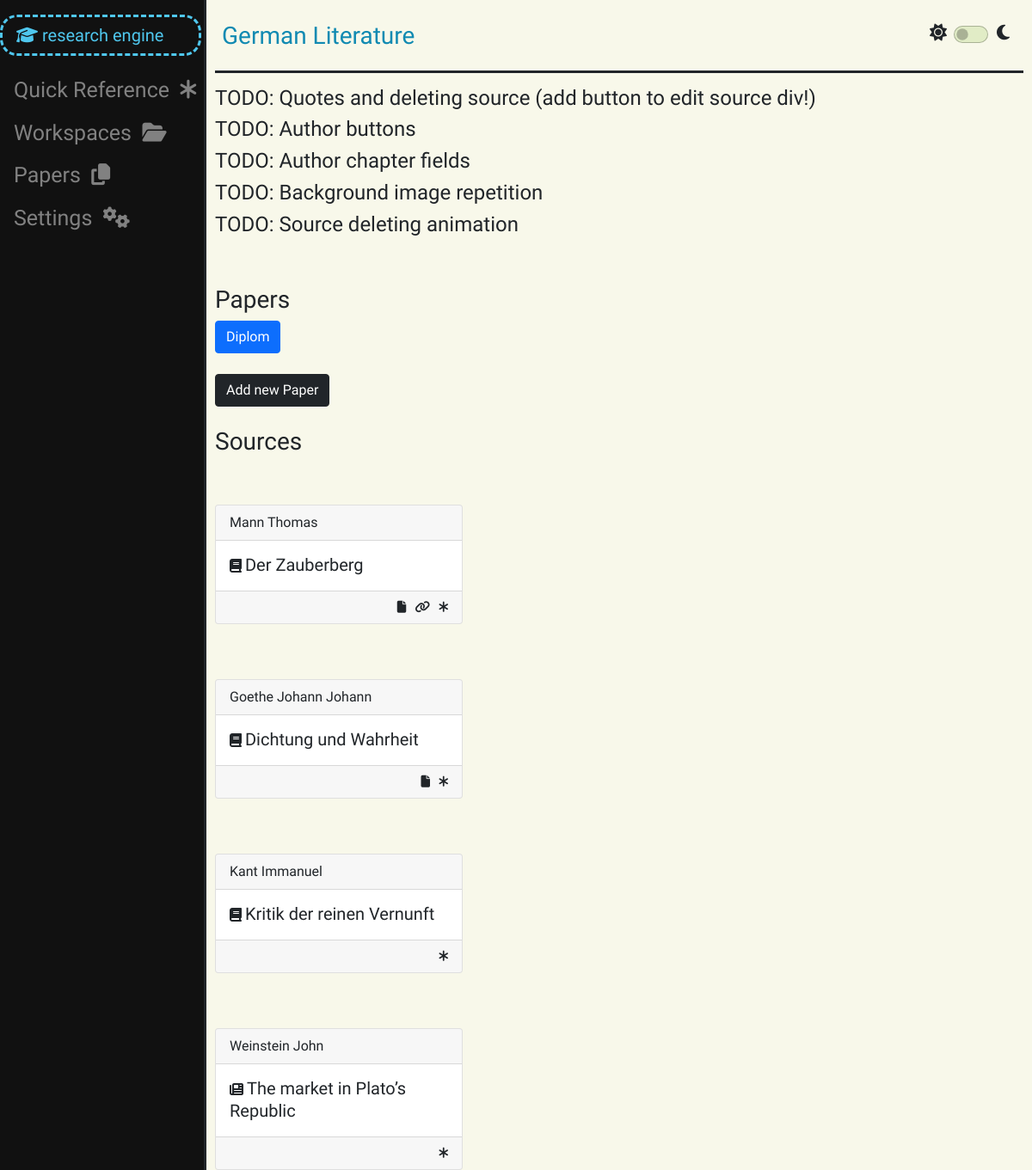
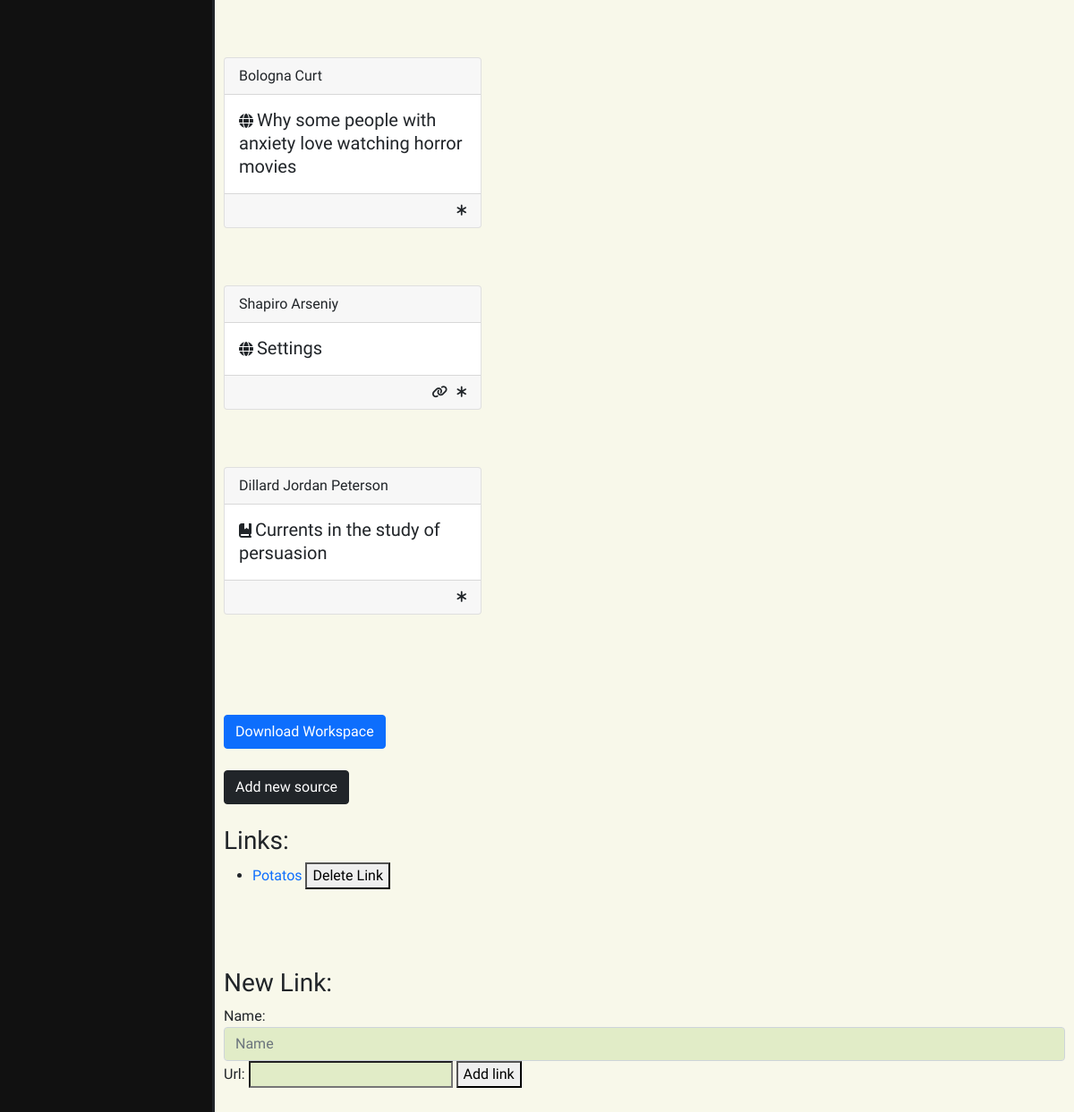
/work_space/31 (signed in), run on the app's committed database (2 pictures, top to bottom).
### work_space/models.py (models this page shows, shortened)
class WorkSpace(models.Model):
    owner = models.ForeignKey(User, on_delete=models.CASCADE, related_name="work_spaces")
    guests = models.ManyToManyField(User, related_name="guest_work_spaces")
    title = models.CharField(max_length=50)
    archived = models.BooleanField(default=False)
    def __str__(self):
        return self.title

class Link(models.Model):
    work_space = models.ForeignKey(WorkSpace, on_delete=models.CASCADE, related_name="links")
    name = models.CharField(max_length=50)
    url = models.URLField()
    def __str__(self):
        return self.name

### paper_work/models.py (models this page shows, shortened)
class Paper(models.Model):
    work_space = models.ForeignKey(WorkSpace, on_delete=models.CASCADE, related_name="papers")
    user = models.ForeignKey(User, on_delete=models.CASCADE, related_name="papers")
    title = models.CharField(max_length=50, unique=True)
    sources = models.ManyToManyField(Source, related_name="papers")
    archived = models.BooleanField(default=False)
    def __str__(self):
        return self.title

### bookshelf/models.py (models this page shows, shortened)
class Source(models.Model):
    real_type = models.ForeignKey(ContentType, editable=False, on_delete=models.CASCADE)
    work_space = models.ForeignKey(WorkSpace, on_delete=models.CASCADE, related_name="sources")
    user = models.ForeignKey(User, on_delete=models.CASCADE, related_name="sources")
    title = models.CharField(max_length=100)
    author = models.CharField(max_length=70, blank=True)
    year = models.CharField(max_length=4, blank=True)
    link = models.URLField(max_length=40, blank=True)
    has_file = models.BooleanField(default=False)
    def cast(self):
        return self.real_type.get_object_for_this_type(pk=self.pk)
    def get_file(self) -> SourceFile | None:
        try:
            return SourceFile.objects.get(source=self)
        except ObjectDoesNotExist:
            return None

### work_space/views.py (the view)
# urls.py: path("work_space/<int:space_id>", views.work_space_view, name="space_view"),
@login_required
def work_space_view(request, space_id):
    space = check_work_space(space_id, request.user)
    sources = get_work_space_sources(space)
    if request.user == space.owner:
        user_status = "owner"
    else:
        user_status = "guest"
    work_space_data = {
        "space": space,
        "space_papers": space.papers.filter(archived=False),
        "sources": sources,
        "number_of_sources": len(sources),
        "links": space.links.all(),
        "new_paper_form": NewPaperForm(),
        "book_form": BookForm(),
        "article_form": ArticleForm(),
        "chapter_form": ChapterForm(),
        "webpage_form": WebpageForm(),
        "link_form": NewLinkForm(),
        "rename_form": RenameSpaceForm().set_initial(space),
        "work_spaces": get_user_work_spaces(request.user),
        "papers": get_user_papers(request.user),
        "user_status": user_status,
    }
    return render(request, "work_space.html", work_space_data)

### paper_work/forms.py (shortened to what this page needs)
class NewPaperForm(forms.Form):
    title = forms.CharField(widget=forms.TextInput(attrs={
        "type": "text",
        "id": "title-field",
        "class": CLASS_,
        "autocomplete": "off",
        "placeholder": "Paper title"})
    )

### bookshelf/forms.py
class BookForm(CommonFields):
    source_type = SourceTypes.book
    title = forms.CharField(widget=forms.TextInput(attrs={
        "type": "text",
        "id": "title-field",
        "class": CLASS_,
        "autocomplete": "off",
        "placeholder": "Book title"})
    )
    publishing_house = forms.CharField(widget=forms.TextInput(attrs={
        "type": "text",
        "id": "publishing-house-field",
        "class": CLASS_,
        "autocomplete": "off",
        "placeholder": "Publishing House"})
    )
    year = forms.IntegerField(widget=forms.NumberInput(attrs={
        "type": "number",
        "id": "book-year-field",
        "class": CLASS_,
        "autocomplete": "off",
        "placeholder": "Publishing year"})
    )

### bookshelf/source_showcase.py (called while the page is built)
def get_work_space_sources(space: WorkSpace) -> list:
    sources: list = []
    for source in space.sources.all():
        source: Source
        source_dict: dict = model_to_dict(source)
        source_dict["type"] = get_source_type(source)
        if source.has_file:
            source_dict["file_id"] = source.get_file().pk
        else:
            source_dict["file_id"] = None
        if source.quotes.all():
            source_dict["has_quotes"] = True
        else:
            source_dict["has_quotes"] = False
        sources.append(source_dict)
    return sources

def get_source_type(source: Source) -> str:
    source_type = source.cast()
    match source_type:
        case Book():
            return "book"
        case Article():
            return"article"
        case Chapter():
            return "chapter"
        case Webpage():
            return "webpage"

### user_management/helpers.py (called while the page is built)
def get_user_work_spaces(user: User, archived=False) -> list:
    return list(user.work_spaces.filter(archived=archived)) + list(user.guest_work_spaces.filter(archived=archived))

def get_user_papers(user: User, archived=False):
    return user.papers.filter(archived=archived)

### utils/verification.py (called while the page is built)
def check_work_space(space_id: int, user: User) -> WorkSpace | Http404 | PermissionDenied:
    try:
        space = WorkSpace.objects.get(pk=space_id)
    except ObjectDoesNotExist:
        raise Http404
    else:
        if space.owner != user and user not in space.guests.all():
            raise PermissionDenied
    return space

### templates/work_space.html (shortened to what this page needs)
{% extends "layout.html" %}
{% load static %}
{% block header %}
   {{ space }}
{% endblock %}
{% block body %}
    <h4>TODO: Quotes and deleting source (add button to edit source div!)</h4>
    <h4>TODO: Author buttons</h4>
    <h4>TODO: Author chapter fields</h4>
    <h4>TODO: Background image repetition</h4>
    <h4>TODO: Source deleting animation</h4>
    <br><br>
    <h3>Papers</h3>
    {% for paper in space_papers %}
        <button type="button" class="btn btn-primary">
            <a style="color: white;" href="{% url 'paper_work:paper_space' paper.pk %}">
                {{ paper }}
            </a>
        </button>
    {% endfor %}
    <br><br>
    <button class="btn btn-dark" onclick="show_new_paper_form('{{ space.pk }}')" >Add new Paper</button>
    <br><br>
    <h3>Sources</h3>
    <br><br>
    {% for source in sources %}
        <div onclick="load_and_show_source_space('{{ source.id }}')" id="source-card-{{ source.id }}" class="card text-bg-dark mb-3 pointy-cursor" style="max-width: 18rem;"  data-bs-toggle="modal" data-bs-target="#source-space-modal-{{ source.id }}">
            <div class="card-header">{{ source.author }}</div>
            <div class="card-body">
                {% if source.type == 'book' %}
                    <span><i class="fa-solid fa-book"></i></span>
                {% elif source.type == 'article' %}
                    <span><i class="fa-solid fa-newspaper"></i></span>
                {% elif source.type == 'chapter' %}
                    <span><i class="fa-solid fa-book-bookmark"></i></span>
                {% elif source.type == 'webpage' %}
                    <span><i class="fa-solid fa-globe"></i></span>
                {% endif %}
                <h5 class="card-title source-button">{{ source.title }}</h5>
            </div>
            <div class="card-footer source-card-footer">
                <small class="text-body-secondary source-incons-div">
                    <div class="source-icons">
                        {% if source.has_file %}
                            <div class="source-icon">
                                <i class="fa-solid fa-file"></i>
                            </div>
                        {% endif %}
                        {% if source.link %}
                            <div class="source-icon">
                                <i class="fa-solid fa-link"></i>
                            </div>
                        {% endif %}
                        <div class="source-icon">
                            <i class="fa-solid fa-asterisk"></i>
                        </div>
                    </div>
                </small>
            </div>
        </div>
        <br><br>
    {% endfor %}
    <br><br>
    <button class="btn btn-primary" type="button" data-bs-toggle="collapse" data-bs-target="#download-work-space" aria-expanded="false" aria-controls="download-work-space">
        Download Workspace
    </button>
    <br><br>
    <button type="button" class="btn btn-dark" data-bs-toggle="modal" data-bs-target="#new-source">
        Add new source
    </button>
    <br><br>
    <h3>Links:</h3>
    <ul>
        {% for link in links %}
            <div id="link_{{ link.pk }}">
                <li>
                    <a href="{{ link.url }}">{{ link }}</a>
                    <button onclick="delete_link('{{ link.pk }}')" type="button">Delete Link</button>
                </li>
            </div>
        {% endfor %}
    </ul><br><br><br>
    <h3>New Link:</h3>
    <form action="{% url 'work_space:add_link' space.pk %}" method="post" id="link_form">
        {{ link_form }}
        <button>Add link</button>
    </form>
    <br><br><br>
{% endblock %}

### templates/layout.html (shortened to what this page needs)
{% load static %}
<!DOCTYPE html>
<html lang="en">
    <head>
        <link href="{% static 'css/styles.css' %}" rel="stylesheet">
        <link href="https://cdn.jsdelivr.net/npm/bootstrap@5.1.3/dist/css/bootstrap.min.css" rel="stylesheet">
    </head>
    <body>
        <div class="sidenav">
            <div id="re">
                {% if user.is_authenticated %}
                    <div id="re-main-button" class="pointy-cursor" onclick="openNav()">
                        <i class="fa-solid fa-graduation-cap"></i>
                        research engine
                    </div>
                {% else %}
                    <div id="re-main-button">
                        <i class="fa-solid fa-graduation-cap"></i>
                        research engine
                    </div>
                {% endif %}
            </div>
            <div id="sidenav-closed-view">
                <a href="{% url 'website:lobby' %}">Quick Reference&nbsp;&nbsp;<i class="fa-solid fa-asterisk"></i></a>
                {% if user.is_authenticated %}
                    <div>
                        {% if work_spaces %}
                            <a onclick="dropdown_spaces()" class="dropbtn">Workspaces&nbsp;&nbsp;<i class="fa-solid fa-folder-open"></i></a>
                        {% endif %}
                        {% if papers %}
                            <a onclick="dropdown_papers()" class="dropbtn pointy-cursor">Papers&nbsp;&nbsp;<i class="fa-solid fa-copy"></i></a>
                        {% endif %}
                    </div>
                    <a href="{% url 'website:account_settings' %}">Settings&nbsp;&nbsp;<i class="fa-solid fa-gears"></i></a>
                {% endif %}
            </div>
        </div>
        <main class="main">
            {% block headless %}
                <div id="header">
                    <h3 id="header-text">{% block header %}R.E.{% endblock %}</h3>
                    <div id="switch">
                        <i class="fa-solid fa-sun sun-moon"></i>
                        <div class="form-check form-switch">
                            <input onclick="dark_mode_toggle()" class="form-check-input" type="checkbox" role="switch" id="flexSwitchCheckDefault">
                        </div>
                        <i class="fa-sharp fa-solid fa-moon sun-moon" id="test"></i>
                    </div>
                </div>
                <div>
                    {% block body %}{% endblock %}
                </div>
            {% endblock %}
        </main>
    </body>
</html>

### static/css/styles.css (style rules this page uses)
.sidenav { height: 100%; width: 240px; position: fixed; z-index: 1; top: 0; left: 0; background-color: #111; overflow-x: hidden; transition: 0.5s; padding-top: 15px; border-right: solid; }
.sidenav a { padding: 6px 8px 6px 16px; text-decoration: none; font-size: 25px; color: #818181; display: block; transition: 0.3s; font-family: 'Special Elite', serif; }
.main { margin-left: 240px; padding: 0px 10px; background-color: rgba(248,248,234,255); font-family: 'Special Elite', serif; }
.source-icon, .source-button { display: inline; }
.source-card-footer { margin-top: auto; padding: 1rem 1.25rem; display: flex; align-items: center; justify-content: flex-end; }
input[type]:not([type="button"], [type="submit"]), textarea, select { background-color: #72b41b2b; }
#re { margin-top: 2px; margin-bottom: 15px; }
#re-main-button { padding: 6px 8px 6px 16px; text-decoration: none; font-size: 20px; font-family: 'Special Elite', serif; color: #4fc7ee; display: block; border-style: dashed; margin-right: 3px; border-radius: 20px; }
.pointy-cursor { cursor: pointer; }
#header { display: flex; justify-content: space-between; margin-bottom: 15px; padding: 25px 8px 15px 8px; border-block-end-style: solid; border-block-end-width: 100%; }
#header-text, #form-header { color: #118ab2; }
#switch { display: flex; font-size: 20px; }
.sun-moon { margin-right: 8px; padding-top: 3px; }
a:link { text-decoration: none; }

### data on the page
WorkSpace: title "German Literature"
Paper: title "Diplom"
Source: author "Mann Thomas", title "Der Zauberberg"
Source: author "Goethe Johann Johann", title "Dichtung und Wahrheit"
Source: author "Kant Immanuel", title "Kritik der reinen Vernunft"
Source: author "Weinstein John", title "The market in Plato’s Republic"
Source: author "Bologna Curt", title "Why some people with anxiety love watching horror movies"
Source: author "Shapiro Arseniy", title "Settings"
Source: author "Dillard Jordan Peterson", title "Currents in the study of persuasion"
Link: name "Potatos"
